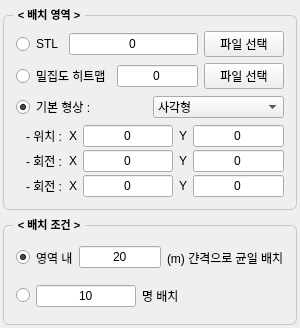
<?xml version="1.0" encoding="UTF-8"?>
<ui version="4.0">
 <class>PositionForm</class>
 <widget class="QWidget" name="PositionForm">
  <property name="geometry">
   <rect>
    <x>0</x>
    <y>0</y>
    <width>300</width>
    <height>328</height>
   </rect>
  </property>
  <property name="windowTitle">
   <string>Form</string>
  </property>
  <layout class="QVBoxLayout" name="verticalLayout">
   <property name="leftMargin">
    <number>3</number>
   </property>
   <property name="topMargin">
    <number>6</number>
   </property>
   <property name="rightMargin">
    <number>3</number>
   </property>
   <property name="bottomMargin">
    <number>3</number>
   </property>
   <item>
    <widget class="QGroupBox" name="groupBox">
     <property name="maximumSize">
      <size>
       <width>16777215</width>
       <height>16777215</height>
      </size>
     </property>
     <property name="font">
      <font>
       <pointsize>8</pointsize>
       <bold>true</bold>
      </font>
     </property>
     <property name="styleSheet">
      <string notr="true">QGroupBox {
    border: 1px solid;
    border-radius: 6;
    margin-top: 9;
    border-color : #c8c8c8;
	padding: 3;   
}
QGroupBox::title {
    subcontrol-origin: margin;
    subcontrol-position: top left;
    left: 10;
    padding: 2 3;
}</string>
     </property>
     <property name="title">
      <string>&lt; 배치 영역 &gt;</string>
     </property>
     <layout class="QVBoxLayout" name="verticalLayout_2">
      <property name="spacing">
       <number>6</number>
      </property>
      <property name="topMargin">
       <number>12</number>
      </property>
      <item>
       <layout class="QHBoxLayout" name="horizontalLayout">
        <item>
         <widget class="QRadioButton" name="radioButton">
          <property name="font">
           <font>
            <pointsize>9</pointsize>
           </font>
          </property>
          <property name="text">
           <string>STL</string>
          </property>
          <property name="checked">
           <bool>true</bool>
          </property>
         </widget>
        </item>
        <item>
         <widget class="QLineEdit" name="lineEdit">
          <property name="font">
           <font>
            <pointsize>9</pointsize>
           </font>
          </property>
          <property name="text">
           <string>0</string>
          </property>
          <property name="alignment">
           <set>Qt::AlignmentFlag::AlignCenter</set>
          </property>
         </widget>
        </item>
        <item>
         <widget class="QPushButton" name="pushButton">
          <property name="font">
           <font>
            <pointsize>9</pointsize>
           </font>
          </property>
          <property name="text">
           <string>파일 선택</string>
          </property>
         </widget>
        </item>
       </layout>
      </item>
      <item>
       <layout class="QHBoxLayout" name="horizontalLayout_3">
        <item>
         <widget class="QRadioButton" name="radioButton_4">
          <property name="font">
           <font>
            <pointsize>9</pointsize>
           </font>
          </property>
          <property name="text">
           <string>밀집도 히트맵</string>
          </property>
          <property name="checked">
           <bool>true</bool>
          </property>
         </widget>
        </item>
        <item>
         <widget class="QLineEdit" name="lineEdit_3">
          <property name="font">
           <font>
            <pointsize>9</pointsize>
           </font>
          </property>
          <property name="text">
           <string>0</string>
          </property>
          <property name="alignment">
           <set>Qt::AlignmentFlag::AlignCenter</set>
          </property>
         </widget>
        </item>
        <item>
         <widget class="QPushButton" name="pushButton_2">
          <property name="font">
           <font>
            <pointsize>9</pointsize>
           </font>
          </property>
          <property name="text">
           <string>파일 선택</string>
          </property>
         </widget>
        </item>
       </layout>
      </item>
      <item>
       <layout class="QHBoxLayout" name="horizontalLayout_4">
        <item>
         <widget class="QRadioButton" name="radioButton_5">
          <property name="font">
           <font>
            <pointsize>9</pointsize>
           </font>
          </property>
          <property name="text">
           <string>기본 형상 :</string>
          </property>
          <property name="checked">
           <bool>true</bool>
          </property>
         </widget>
        </item>
        <item>
         <widget class="QComboBox" name="comboBox">
          <property name="font">
           <font>
            <pointsize>9</pointsize>
           </font>
          </property>
          <item>
           <property name="text">
            <string>사각형</string>
           </property>
          </item>
          <item>
           <property name="text">
            <string>원</string>
           </property>
          </item>
         </widget>
        </item>
       </layout>
      </item>
      <item>
       <layout class="QGridLayout" name="gridLayout" rowstretch="0,0,0" columnstretch="0,0,0,0,0">
        <property name="leftMargin">
         <number>10</number>
        </property>
        <property name="verticalSpacing">
         <number>3</number>
        </property>
        <item row="0" column="4">
         <widget class="QLineEdit" name="lineEdit_9">
          <property name="font">
           <font>
            <pointsize>9</pointsize>
           </font>
          </property>
          <property name="text">
           <string>0</string>
          </property>
          <property name="alignment">
           <set>Qt::AlignmentFlag::AlignCenter</set>
          </property>
         </widget>
        </item>
        <item row="1" column="0">
         <widget class="QLabel" name="label_11">
          <property name="font">
           <font>
            <pointsize>9</pointsize>
           </font>
          </property>
          <property name="text">
           <string>- 회전 :</string>
          </property>
         </widget>
        </item>
        <item row="1" column="2">
         <widget class="QLineEdit" name="lineEdit_10">
          <property name="font">
           <font>
            <pointsize>9</pointsize>
           </font>
          </property>
          <property name="text">
           <string>0</string>
          </property>
          <property name="alignment">
           <set>Qt::AlignmentFlag::AlignCenter</set>
          </property>
         </widget>
        </item>
        <item row="0" column="3">
         <widget class="QLabel" name="label_10">
          <property name="font">
           <font>
            <pointsize>9</pointsize>
           </font>
          </property>
          <property name="text">
           <string>Y</string>
          </property>
         </widget>
        </item>
        <item row="0" column="2">
         <widget class="QLineEdit" name="lineEdit_2">
          <property name="font">
           <font>
            <pointsize>9</pointsize>
           </font>
          </property>
          <property name="text">
           <string>0</string>
          </property>
          <property name="alignment">
           <set>Qt::AlignmentFlag::AlignCenter</set>
          </property>
         </widget>
        </item>
        <item row="1" column="1">
         <widget class="QLabel" name="label_14">
          <property name="font">
           <font>
            <pointsize>9</pointsize>
           </font>
          </property>
          <property name="text">
           <string>X</string>
          </property>
         </widget>
        </item>
        <item row="0" column="0">
         <widget class="QLabel" name="label_9">
          <property name="font">
           <font>
            <pointsize>9</pointsize>
           </font>
          </property>
          <property name="text">
           <string>- 위치 :</string>
          </property>
         </widget>
        </item>
        <item row="1" column="3">
         <widget class="QLabel" name="label_12">
          <property name="font">
           <font>
            <pointsize>9</pointsize>
           </font>
          </property>
          <property name="text">
           <string>Y</string>
          </property>
         </widget>
        </item>
        <item row="0" column="1">
         <widget class="QLabel" name="label_13">
          <property name="font">
           <font>
            <pointsize>9</pointsize>
           </font>
          </property>
          <property name="text">
           <string>X</string>
          </property>
         </widget>
        </item>
        <item row="1" column="4">
         <widget class="QLineEdit" name="lineEdit_11">
          <property name="font">
           <font>
            <pointsize>9</pointsize>
           </font>
          </property>
          <property name="text">
           <string>0</string>
          </property>
          <property name="alignment">
           <set>Qt::AlignmentFlag::AlignCenter</set>
          </property>
         </widget>
        </item>
        <item row="2" column="0">
         <widget class="QLabel" name="label_15">
          <property name="font">
           <font>
            <pointsize>9</pointsize>
           </font>
          </property>
          <property name="text">
           <string>- 회전 :</string>
          </property>
         </widget>
        </item>
        <item row="2" column="1">
         <widget class="QLabel" name="label_16">
          <property name="font">
           <font>
            <pointsize>9</pointsize>
           </font>
          </property>
          <property name="text">
           <string>X</string>
          </property>
         </widget>
        </item>
        <item row="2" column="2">
         <widget class="QLineEdit" name="lineEdit_12">
          <property name="font">
           <font>
            <pointsize>9</pointsize>
           </font>
          </property>
          <property name="text">
           <string>0</string>
          </property>
          <property name="alignment">
           <set>Qt::AlignmentFlag::AlignCenter</set>
          </property>
         </widget>
        </item>
        <item row="2" column="3">
         <widget class="QLabel" name="label_17">
          <property name="font">
           <font>
            <pointsize>9</pointsize>
           </font>
          </property>
          <property name="text">
           <string>Y</string>
          </property>
         </widget>
        </item>
        <item row="2" column="4">
         <widget class="QLineEdit" name="lineEdit_13">
          <property name="font">
           <font>
            <pointsize>9</pointsize>
           </font>
          </property>
          <property name="text">
           <string>0</string>
          </property>
          <property name="alignment">
           <set>Qt::AlignmentFlag::AlignCenter</set>
          </property>
         </widget>
        </item>
       </layout>
      </item>
     </layout>
    </widget>
   </item>
   <item>
    <widget class="QGroupBox" name="groupBox_3">
     <property name="maximumSize">
      <size>
       <width>16777215</width>
       <height>16777215</height>
      </size>
     </property>
     <property name="font">
      <font>
       <pointsize>8</pointsize>
       <bold>true</bold>
      </font>
     </property>
     <property name="styleSheet">
      <string notr="true">QGroupBox {
    border: 1px solid;
    border-radius: 6;
    margin-top: 9;
    border-color : #c8c8c8;
	padding: 3;   
}
QGroupBox::title {
    subcontrol-origin: margin;
    subcontrol-position: top left;
    left: 10;
    padding: 2 3;
}</string>
     </property>
     <property name="title">
      <string>&lt; 배치 조건 &gt;</string>
     </property>
     <layout class="QVBoxLayout" name="verticalLayout_4">
      <property name="spacing">
       <number>6</number>
      </property>
      <property name="topMargin">
       <number>12</number>
      </property>
      <item>
       <layout class="QHBoxLayout" name="horizontalLayout_5" stretch="0,0,0,0">
        <item>
         <widget class="QRadioButton" name="radioButton_1">
          <property name="font">
           <font>
            <pointsize>9</pointsize>
           </font>
          </property>
          <property name="text">
           <string/>
          </property>
          <property name="checked">
           <bool>true</bool>
          </property>
         </widget>
        </item>
        <item>
         <widget class="QLabel" name="label_7">
          <property name="font">
           <font>
            <pointsize>9</pointsize>
           </font>
          </property>
          <property name="text">
           <string>영역 내</string>
          </property>
         </widget>
        </item>
        <item>
         <widget class="QLineEdit" name="lineEdit_5">
          <property name="maximumSize">
           <size>
            <width>100</width>
            <height>16777215</height>
           </size>
          </property>
          <property name="font">
           <font>
            <pointsize>9</pointsize>
           </font>
          </property>
          <property name="text">
           <string>20</string>
          </property>
          <property name="alignment">
           <set>Qt::AlignmentFlag::AlignCenter</set>
          </property>
         </widget>
        </item>
        <item>
         <widget class="QLabel" name="label_5">
          <property name="font">
           <font>
            <pointsize>9</pointsize>
           </font>
          </property>
          <property name="text">
           <string>(m) 갼격으로 균일 배치</string>
          </property>
         </widget>
        </item>
       </layout>
      </item>
      <item>
       <layout class="QHBoxLayout" name="horizontalLayout_6" stretch="0,0,1">
        <item>
         <widget class="QRadioButton" name="radioButton_2">
          <property name="font">
           <font>
            <pointsize>9</pointsize>
           </font>
          </property>
          <property name="text">
           <string/>
          </property>
         </widget>
        </item>
        <item>
         <widget class="QLineEdit" name="lineEdit_6">
          <property name="maximumSize">
           <size>
            <width>100</width>
            <height>16777215</height>
           </size>
          </property>
          <property name="font">
           <font>
            <pointsize>9</pointsize>
           </font>
          </property>
          <property name="text">
           <string>10</string>
          </property>
          <property name="alignment">
           <set>Qt::AlignmentFlag::AlignCenter</set>
          </property>
         </widget>
        </item>
        <item>
         <widget class="QLabel" name="label_6">
          <property name="font">
           <font>
            <pointsize>9</pointsize>
           </font>
          </property>
          <property name="text">
           <string>명 배치</string>
          </property>
         </widget>
        </item>
       </layout>
      </item>
     </layout>
    </widget>
   </item>
  </layout>
 </widget>
 <tabstops>
  <tabstop>radioButton</tabstop>
  <tabstop>lineEdit</tabstop>
  <tabstop>pushButton</tabstop>
  <tabstop>radioButton_4</tabstop>
  <tabstop>lineEdit_3</tabstop>
  <tabstop>pushButton_2</tabstop>
  <tabstop>radioButton_5</tabstop>
  <tabstop>comboBox</tabstop>
  <tabstop>lineEdit_10</tabstop>
  <tabstop>lineEdit_9</tabstop>
  <tabstop>lineEdit_2</tabstop>
  <tabstop>lineEdit_11</tabstop>
  <tabstop>lineEdit_12</tabstop>
  <tabstop>lineEdit_13</tabstop>
  <tabstop>radioButton_1</tabstop>
  <tabstop>lineEdit_5</tabstop>
  <tabstop>radioButton_2</tabstop>
  <tabstop>lineEdit_6</tabstop>
 </tabstops>
 <resources/>
 <connections/>
</ui>
